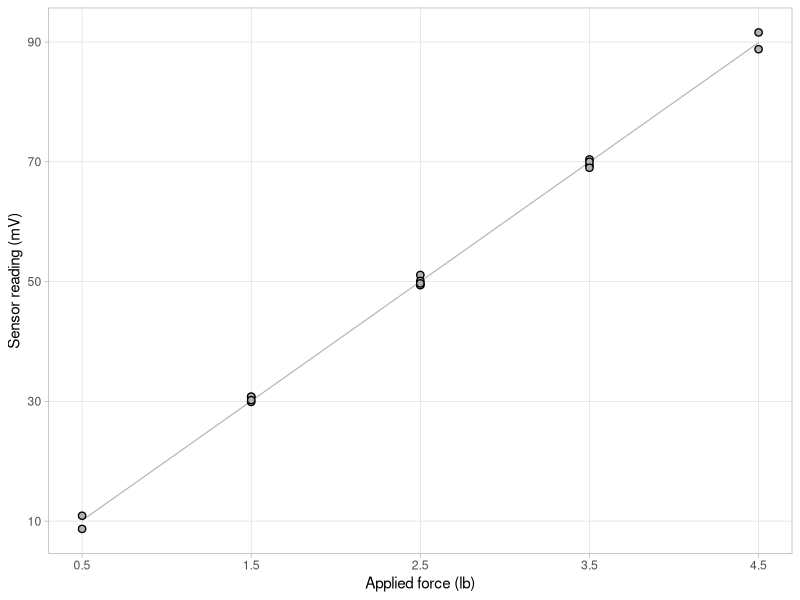
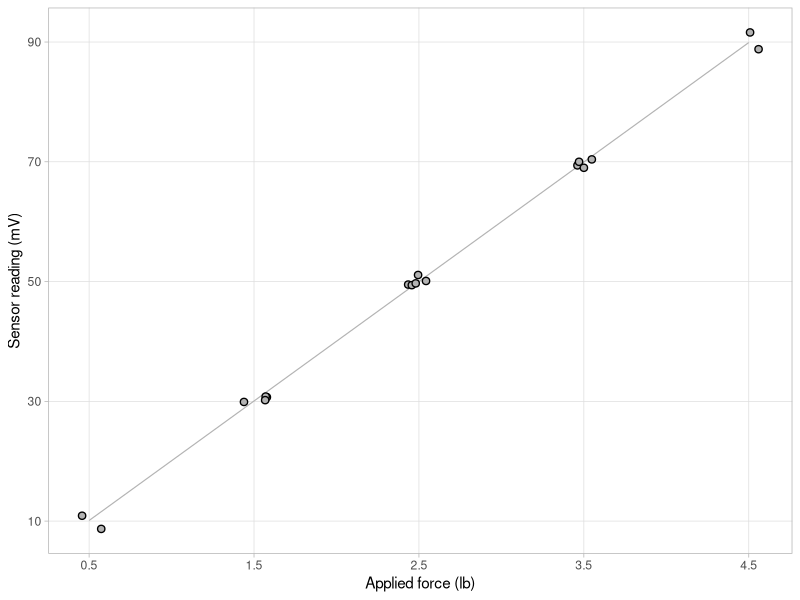
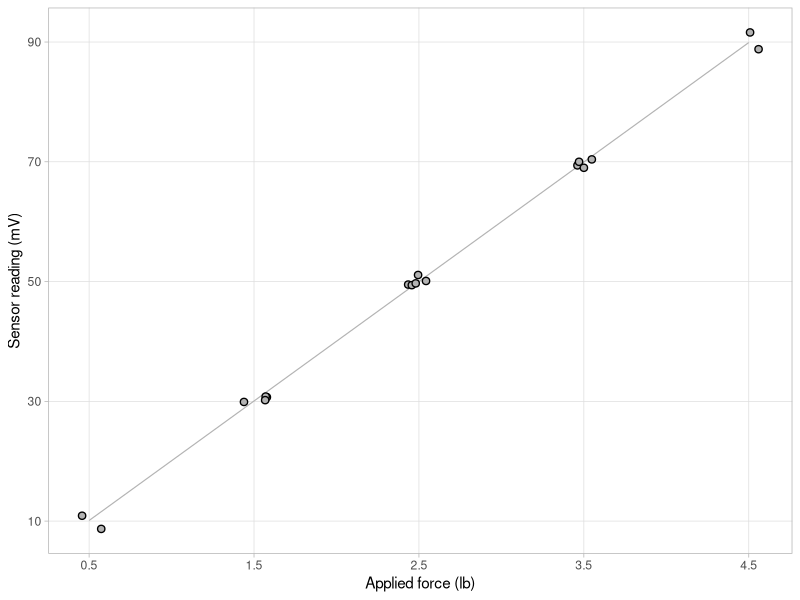
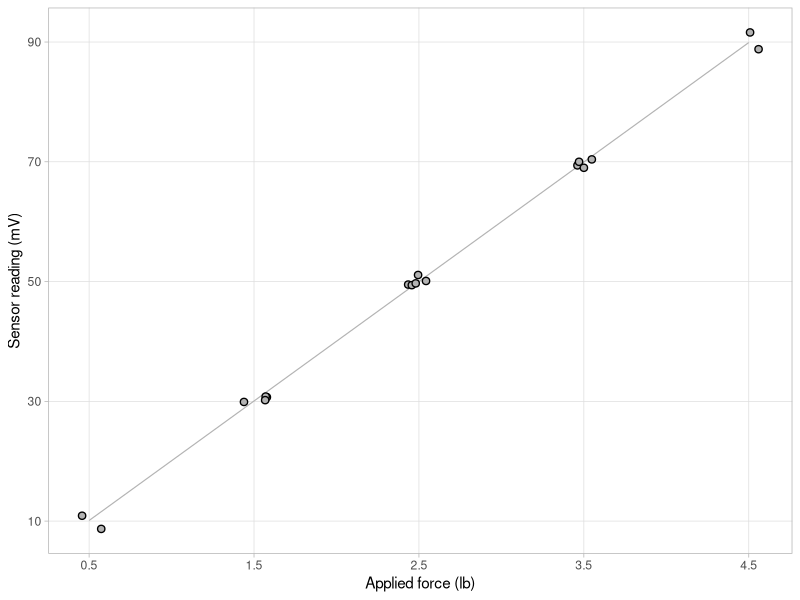
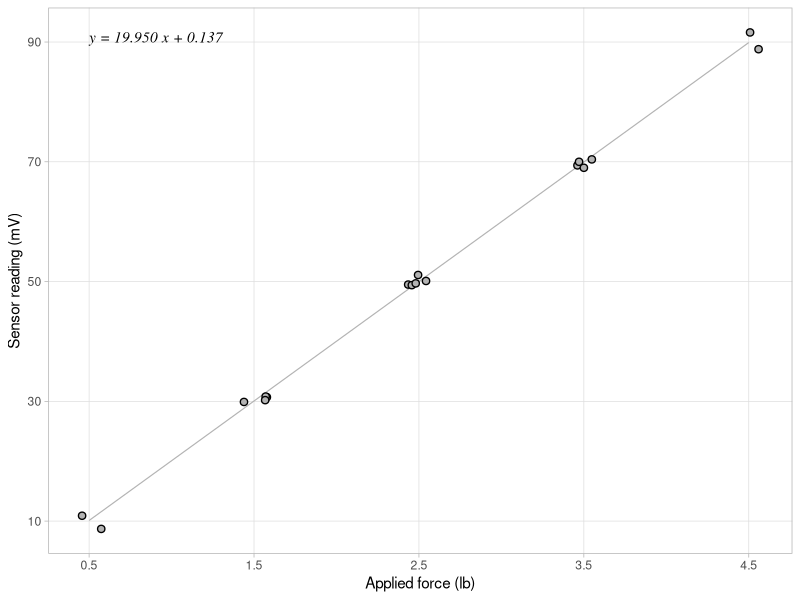
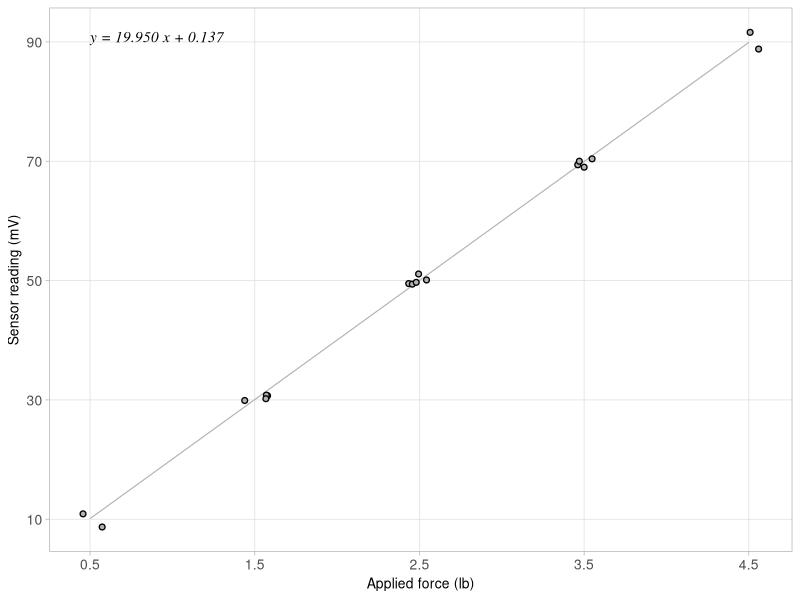
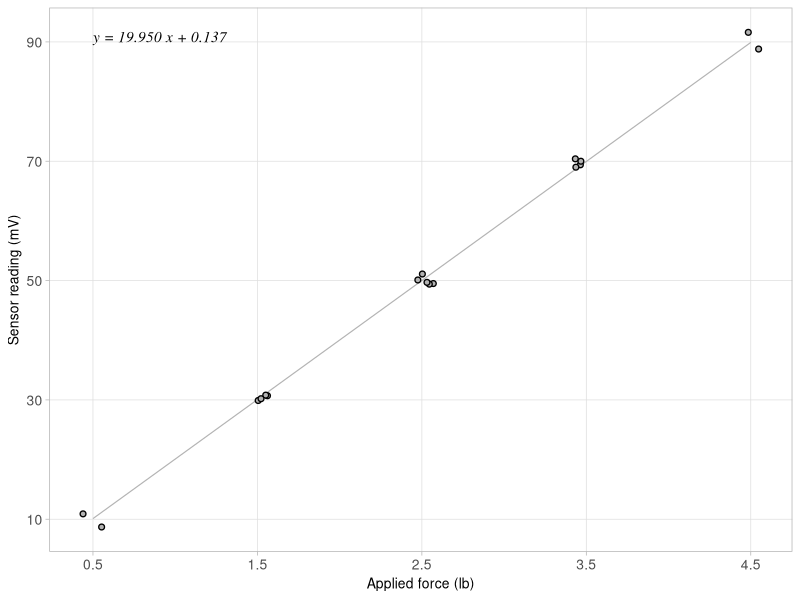

Write R code to recreate these figures, in order.
## ---- chunk 1
library(knitr)
opts_knit$set(root.dir = '../')
opts_chunk$set(echo = TRUE, fig.keep='none')
## ---- chunk 2
library(readr)
library(plyr)
suppressPackageStartupMessages(library(dplyr))
library(ggplot2)
## ---- chunk 3
results_table <- read_csv("results/03_calibr_regression_results-table.csv")
results_table
## ---- chunk 4
# the slope value appears in the regression equation
slope_df    <- filter(results_table, item == 'slope')
slope_value <- slope_df$value

# the intercept value appears in the regression equation
intercept_df    <- filter(results_table, item == 'intercept')
intercept_value <- intercept_df$value

# input units appear in the x-axis label
input_range_df <- filter(results_table, item == 'input_range')
input_units    <- input_range_df$units

# output units appear in the y-axis label
output_span_df <- filter(results_table, item == 'output_span')
output_units   <- output_span_df$units

# check the results
slope_value
intercept_value
input_units
output_units
## ---- chunk 5
graph_data <- read_csv("results/03_calibr_regression_graph-data.csv")
calibr_graph <- ggplot(data = graph_data) +
	geom_line(aes(x = input_lb, y = fit_mV), size = 0.4, color = 'gray70') + 
	geom_point(aes(x = input_lb, y = output_mV), size = 2, 
						 stroke = 0.7, shape = 21, color = 'black', fill= 'gray70') + 
	xlab("Applied force (lb)") + 
	ylab("Sensor reading (mV)") +
	scale_x_continuous(breaks = seq(from = 0.5, to = 4.5, by = 1)) +
	scale_y_continuous(breaks = seq(from = 10, to = 90, by = 20)) +
	theme_light() +
	theme(panel.grid.minor = element_blank())

# print to output	
print(calibr_graph)
## ---- chunk 6
# one new line to set the seed
set.seed(20160824)

calibr_graph <- ggplot(data = graph_data) +
	geom_line(aes(x = input_lb, y = fit_mV), size = 0.4, color = 'gray70') + 
	geom_point(aes(x = input_lb, y = output_mV), size = 2, 
						 stroke = 0.7, shape = 21, color = 'black', fill= 'gray70', 
						 
						 # one new line to use the jitter function
						 position = position_jitter(width = 0.08, height = 0)) + 
	
	xlab("Applied force (lb)") + 
	ylab("Sensor reading (mV)") +
	scale_x_continuous(breaks = seq(from = 0.5, to = 4.5, by = 1)) +
	scale_y_continuous(breaks = seq(from = 10, to = 90, by = 20)) +
	theme_light() +
	theme(panel.grid.minor = element_blank())

# print to output	
print(calibr_graph)
## ---- chunk 7
set.seed(20160824)

# two new lines
my_xlab <- paste0("Applied force (", input_units, ")")
my_ylab <- paste0("Sensor reading (", output_units, ")")

calibr_graph <- ggplot(data = graph_data) +
	geom_line(aes(x = input_lb, y = fit_mV), size = 0.4, color = 'gray70') + 
	geom_point(aes(x = input_lb, y = output_mV), size = 2, 
						 stroke = 0.7, shape = 21, color = 'black', fill= 'gray70', 
						 position = position_jitter(width = 0.08, height = 0)) + 

	# two edited lines	
	xlab(my_xlab) + 
	ylab(my_ylab) +
	
	scale_x_continuous(breaks = seq(from = 0.5, to = 4.5, by = 1)) +
	scale_y_continuous(breaks = seq(from = 10, to = 90, by = 20)) +
	theme_light() +
	theme(panel.grid.minor = element_blank())

# print to output	
print(calibr_graph)
## ---- chunk 8
x_test_seq <- sort(unique(graph_data$input_lb))
x_test_seq
## ---- chunk 9
# round to the nearest 10
y_nominal_seq <- sort(unique(graph_data$fit_mV))
y_nominal_seq <- plyr::round_any(y_nominal_seq, 10)
y_nominal_seq
## ---- chunk 10
set.seed(20160824)
my_xlab <- paste0("Applied force (", input_units, ")")
my_ylab <- paste0("Sensor reading (", output_units, ")")
calibr_graph <- ggplot(data = graph_data) +
	geom_line(aes(x = input_lb, y = fit_mV), size = 0.4, color = 'gray70') + 
	geom_point(aes(x = input_lb, y = output_mV), size = 2, 
						 stroke = 0.7, shape = 21, color = 'black', fill= 'gray70', 
						 position = position_jitter(width = 0.08, height = 0)) + 
	xlab(my_xlab) + 
	ylab(my_ylab) +

	# edit two lines
	scale_x_continuous(breaks = x_test_seq) +
	scale_y_continuous(breaks = y_nominal_seq) +
	
	theme_light() +
	theme(panel.grid.minor = element_blank())
print(calibr_graph)
## ---- chunk 11
set.seed(20160824)
my_xlab <- paste0("Applied force (", input_units, ")")
my_ylab <- paste0("Sensor reading (", output_units, ")")

# one new line to define the calibration equation
calibr_eqn <- paste0("y = ", sprintf("%.3f", slope_value), 
										 " x + ", sprintf("%.3f", intercept_value)) 

calibr_graph <- ggplot(data = graph_data) +
	geom_line(aes(x = input_lb, y = fit_mV), size = 0.4, color = 'gray70') + 
	geom_point(aes(x = input_lb, y = output_mV), size = 2, 
						 stroke = 0.7, shape = 21, color = 'black', fill= 'gray70', 
						 position = position_jitter(width = 0.08, height = 0)) + 
	xlab(my_xlab) + 
	ylab(my_ylab) +
	scale_x_continuous(breaks = x_test_seq) +
	scale_y_continuous(breaks = y_nominal_seq) +

	# one new function to add the calibration equation
	annotate("text", x = min(graph_data$input_lb), 
					 y = max(graph_data$output_mV), label = calibr_eqn, 
					 family = "serif", fontface = "italic", 
					 hjust = "left", vjust = "top") + 

	theme_light() +
	theme(panel.grid.minor = element_blank())
		
# print to output	
print(calibr_graph)
## ---- chunk 12
set.seed(20160824)
my_xlab <- paste0("Applied force (", input_units, ")")
my_ylab <- paste0("Sensor reading (", output_units, ")")
calibr_eqn <- paste0("y = ", sprintf("%.3f", slope_value), 
										 " x + ", sprintf("%.3f", intercept_value)) 
calibr_graph <- ggplot(data = graph_data) +
	geom_line(aes(x = input_lb, y = fit_mV), size = 0.4, color = 'gray70') + 
	geom_point(aes(x = input_lb, y = output_mV), size = 1.5, 
						 stroke = 0.7, shape = 21, color = 'black', fill= 'gray70', 
						 position = position_jitter(width = 0.08, height = 0)) + 
	xlab(my_xlab) + 
	ylab(my_ylab) +
	scale_x_continuous(breaks = x_test_seq) +
	scale_y_continuous(breaks = y_nominal_seq) +
	annotate("text", x = min(graph_data$input_lb), 
					 y = max(graph_data$output_mV), label = calibr_eqn, 
					 family = "serif", fontface = "italic", 
					 hjust = "left", vjust = "top",
					 
					 # add size spec in mm (convert using 2.85 pt/mm)
					 size = 11/2.85) + 
	
	theme_light() +
	theme(panel.grid.minor = element_blank(), 
				
				# add size spec in points for all other text
				axis.text  = element_text(size = 10), 
				axis.title = element_text(size = 10)
				)

# print to output	
print(calibr_graph)

ggsave("results/113_advanced_graph.png", plot = calibr_graph, 
			 width = 6, height = 4, units = "in", dpi = 300)
